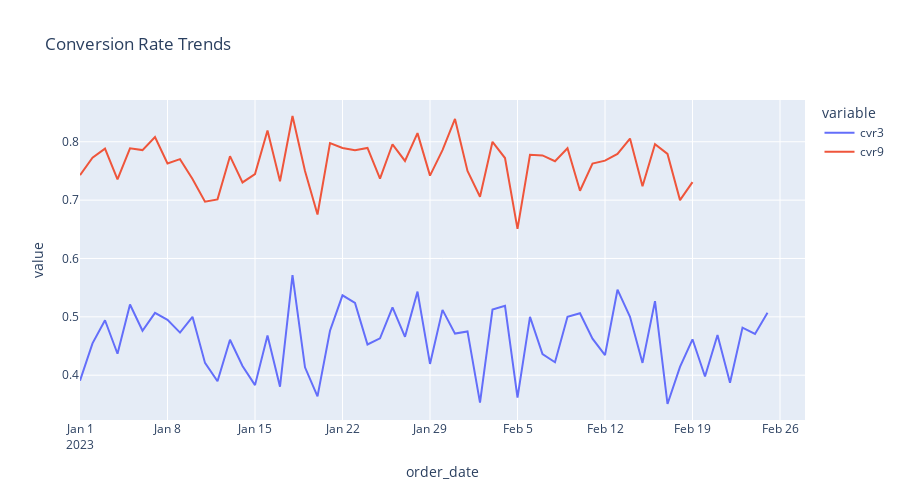

Notebook code for this chart:
### Markdown cell above
(3) 트랜드 시각화

### Code cell
# 시간에 따른 전환율 시각화
fig = px.line(
    od_agg
    , x='order_date'
    , y=['cvr3', 'cvr9']
    , title='Conversion Rate Trends'
    , height=500, width=900
)

fig.show()
